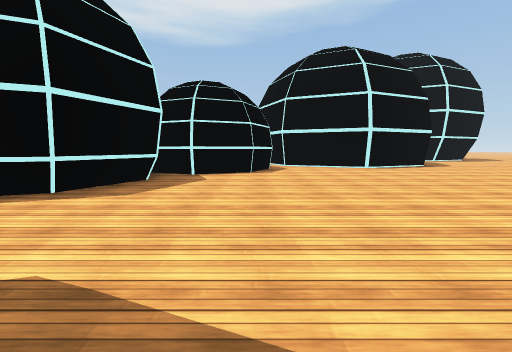
view 1 (above)

12 first-person views from a walk through a 3-D level made in the Unity game engine. The camera is 1.2 m above the floor, tilts 6° down and sees 90° across. The floor is counted in squares, 2 m on a side. Each view is taken from the middle of a square. On the plan, view 1 faces up. The plan holds only what a view shows up to about 9 squares ahead; the rest is blank. The place goes on beyond the plan. Surface patterns are stand-ins for the level's own textures.

view 2
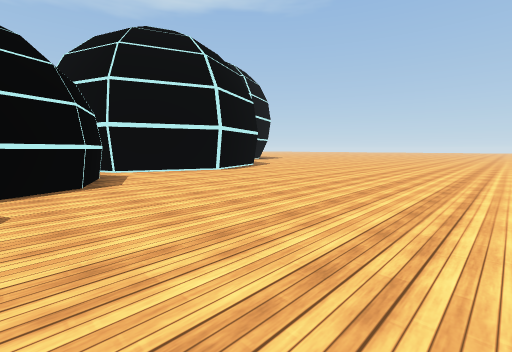

view 3
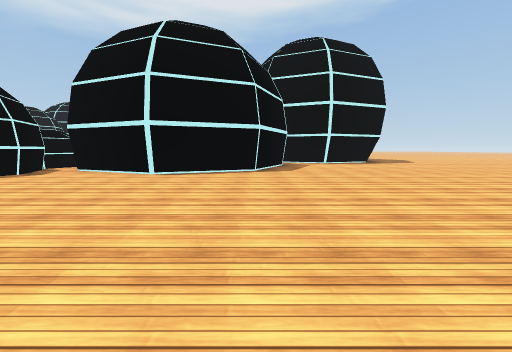

view 4
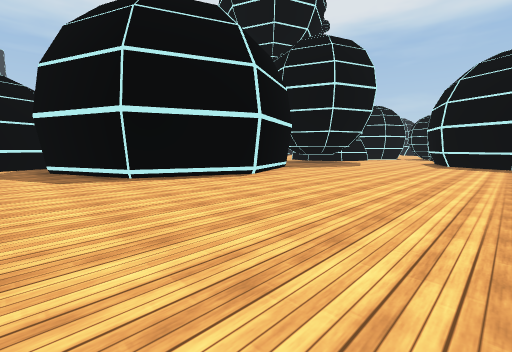

view 5
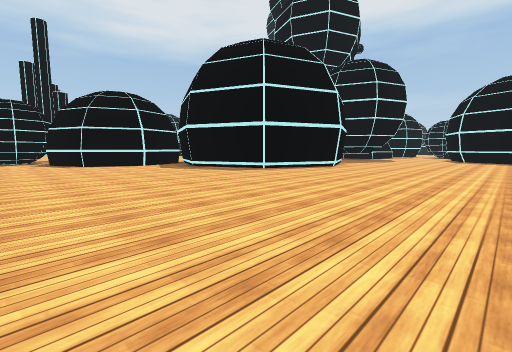

view 6
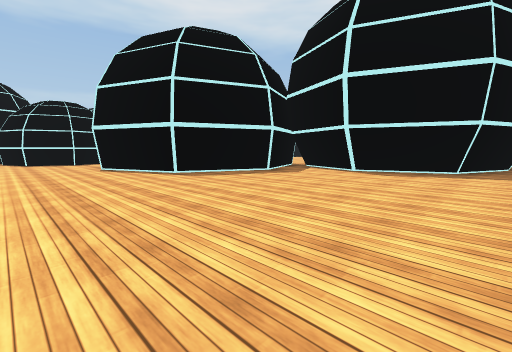

view 7
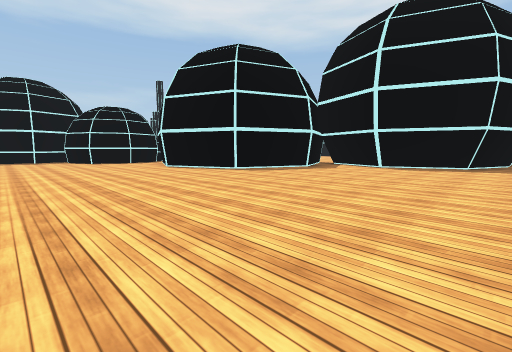

view 8
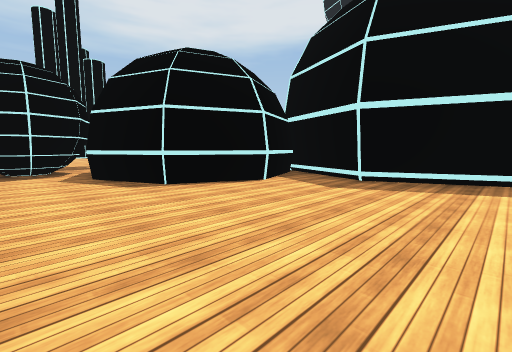

view 9
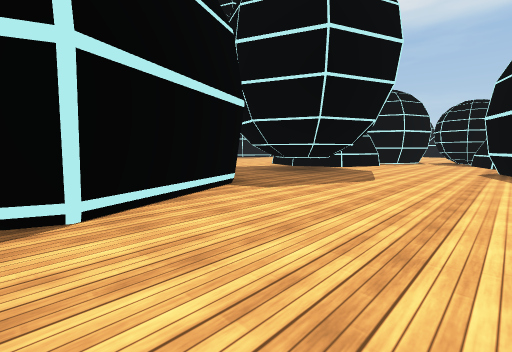

view 10
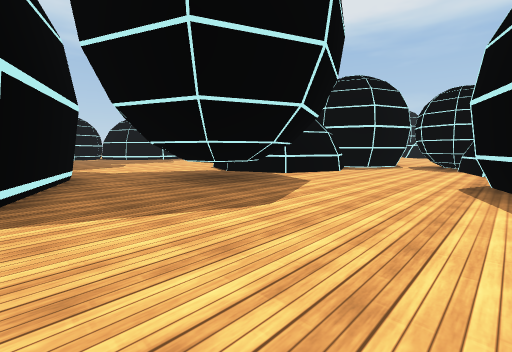

view 11
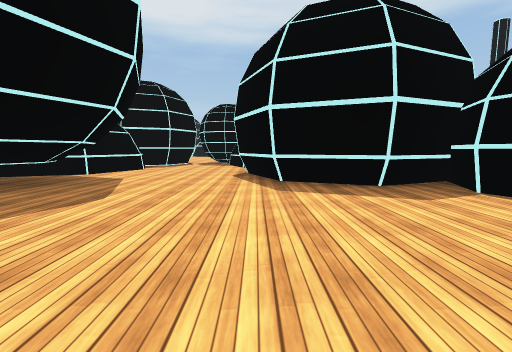

view 12
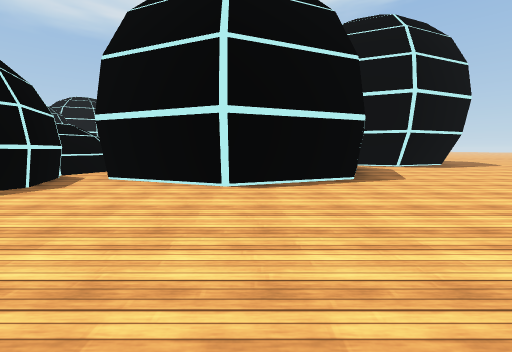

### Floor plan
Key: @ floor where view 1 was taken; # wall or solid block; . floor; T thing the floor can be seen under or through; O other object.
Columns run from 10 left of view 1 to 12 right of it. Each row starts with its distance up from view 1.
 16                       #
 15                      ##
 14                  #  ##.
 13                 #####..
 12                 ##.....
 11           #     ##.....
 10          ###    #......
  9           #######......
  8           #..##........
  7        ####............
  6        ###.............
  5        ##..............
  4        #...............
  3   ######...............
  2 O##....................
  1 O#.....................
  0  ##....##.@.####.......
 -1   #####TTT.##  ##......
 -2       # TT.#    ##.....
 -3       #...##     #.....
 -4        ....      #.....
 -5        ....     #####..
 -6        ...          #..
 -7         ..          #..
 -8                     ##O
 -9                     ##
-10                     #

Positions as (right, up) in squares from view 1, and headings:
1: (0, 0), facing up
2: (-1, 2), facing up-right
3: (6, 2), facing up
4: (8, 5), facing down-left
5: (12, 5), facing down-left
6: (12, 6), facing up-left
7: (12, 4), facing up-left
8: (12, -1), facing down-left
9: (4, 3), facing down-left
10: (1, 3), facing down-left
11: (2, 3), facing left
12: (4, 4), facing up
